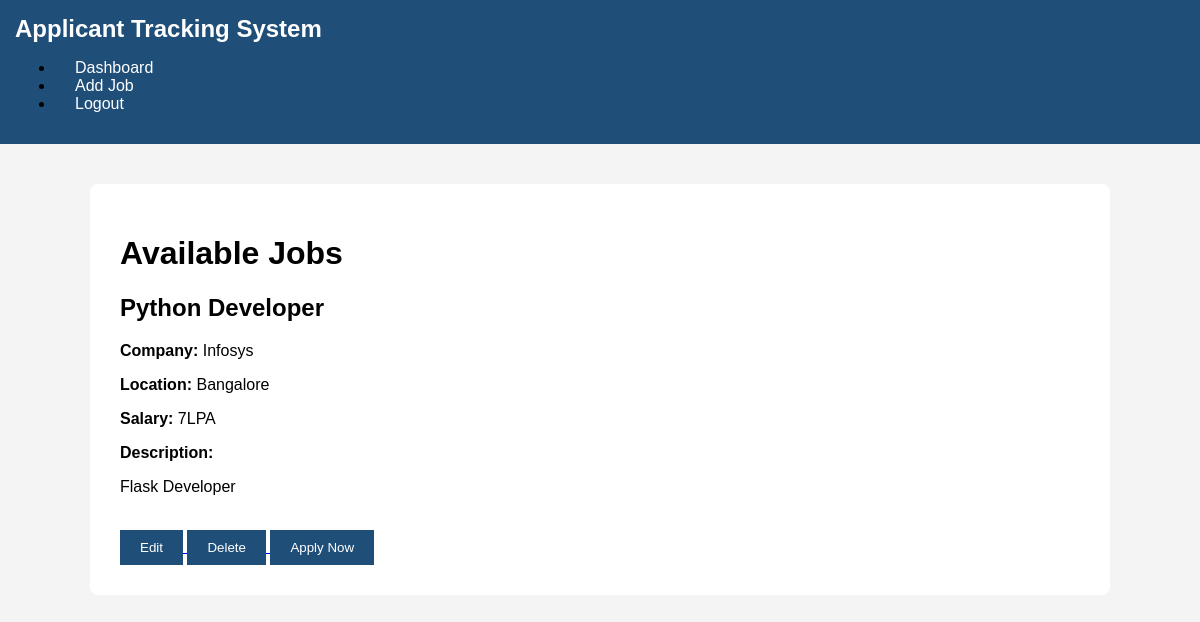
Page /jobs (signed in) on the earlier database version.
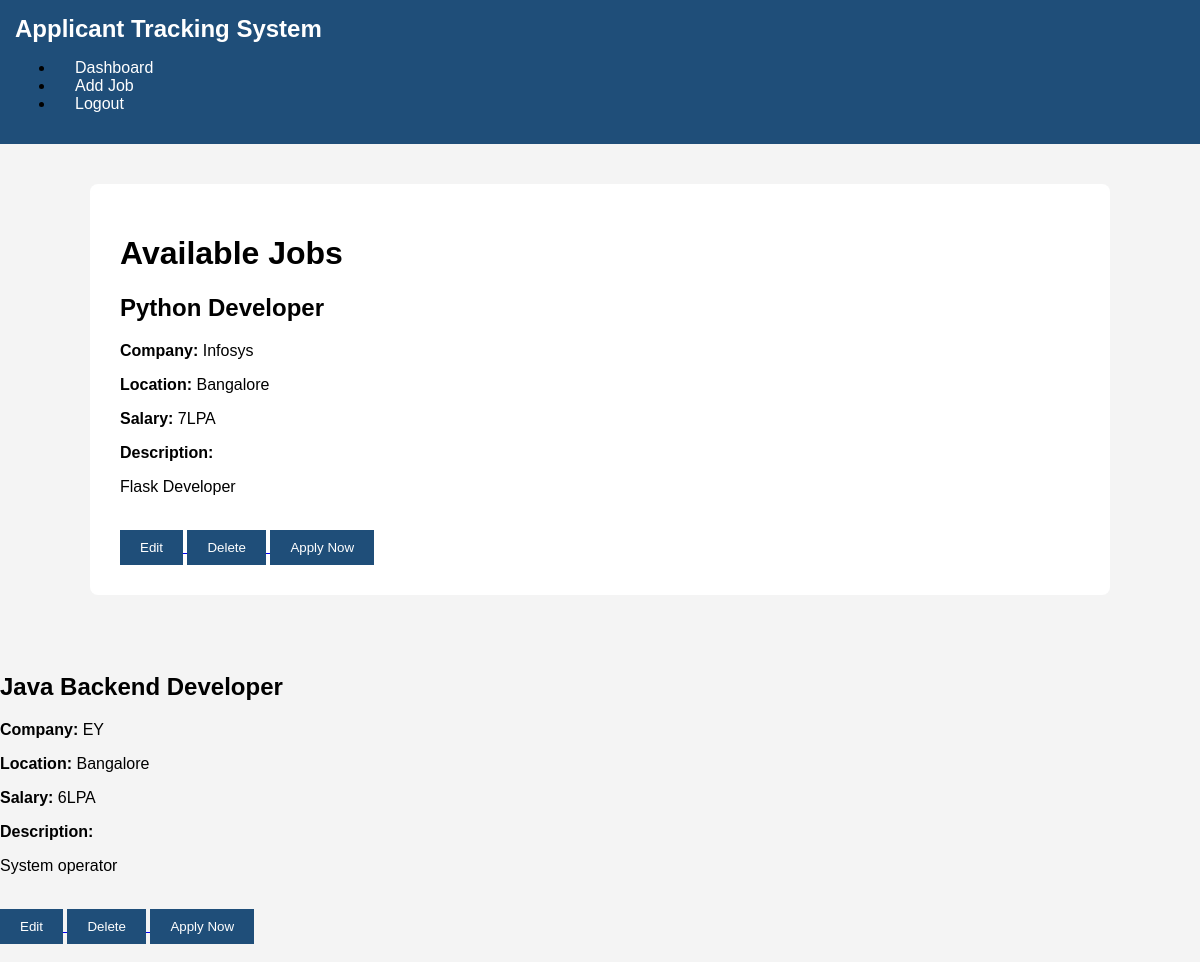
Same page on the later database version.
### app.py (models this page shows)
class Job(db.Model):
    id = db.Column(db.Integer, primary_key=True)
    title = db.Column(db.String(100), nullable=False)
    company = db.Column(db.String(100), nullable=False)
    location = db.Column(db.String(100), nullable=False)
    salary = db.Column(db.String(50))
    description = db.Column(db.Text)

### app.py (the view)
@app.route("/jobs")
def jobs():
    if "user_id" not in session:
        return redirect(url_for("login"))
    jobs = Job.query.all()
    return render_template(
        "jobs.html",
        jobs=jobs
    )

### templates/jobs.html (shortened to what this page needs)
<!DOCTYPE html>
<html lang="en">
<head>
    <link rel="stylesheet" href="{{ url_for('static', filename='style.css') }}">
</head>
<body>
    <nav>
        <h2>Applicant Tracking System</h2>
        <ul>
            <li><a href="{{ url_for('dashboard') }}">Dashboard</a></li>
            <li><a href="{{ url_for('add_job') }}">Add Job</a></li>
            <li><a href="{{ url_for('logout') }}">Logout</a></li>
        </ul>
    </nav>
    <div class="container">
        <h1>Available Jobs</h1>
        {% if jobs %}
            {% for job in jobs %}
            <div class="card">
                <h2>{{ job.title }}</h2>
                <p><strong>Company:</strong> {{ job.company }}</p>
                <p><strong>Location:</strong> {{ job.location }}</p>
                <p><strong>Salary:</strong> {{ job.salary }}</p>
                <p><strong>Description:</strong></p>
                <p>{{ job.description }}</p>
                <br>
                <div class="buttons">
<a href="{{ url_for('edit_job', job_id=job.id) }}">
    <button>Edit</button>
</a>
<a href="{{ url_for('delete_job', job_id=job.id) }}"
   onclick="return confirm('Are you sure you want to delete this job?');">
    <button>Delete</button>
</a>
<a href="{{ url_for('apply', job_id=job.id) }}">
    <button>Apply Now</button>
</a>
</div>
</div>
            </div>
            <br>
            {% endfor %}
        {% endif %}
</body>
</html>

### static/style.css (style rules this page uses)
body { margin:0; font-family:Arial, sans-serif; background:#f4f4f4; }
nav { background:#1f4e79; padding:15px; }
nav h2 { color:white; display:inline; }
nav a { color:white; text-decoration:none; margin-left:20px; }
.container { width:80%; margin:40px auto; background:white; padding:30px; border-radius:8px; }
button { background:#1f4e79; color:white; border:none; padding:10px 20px; cursor:pointer; }

Differences in the rows shown:
added Job: title "Java Backend Developer", company "EY", location "Bangalore", salary "6LPA", description "System operator"
